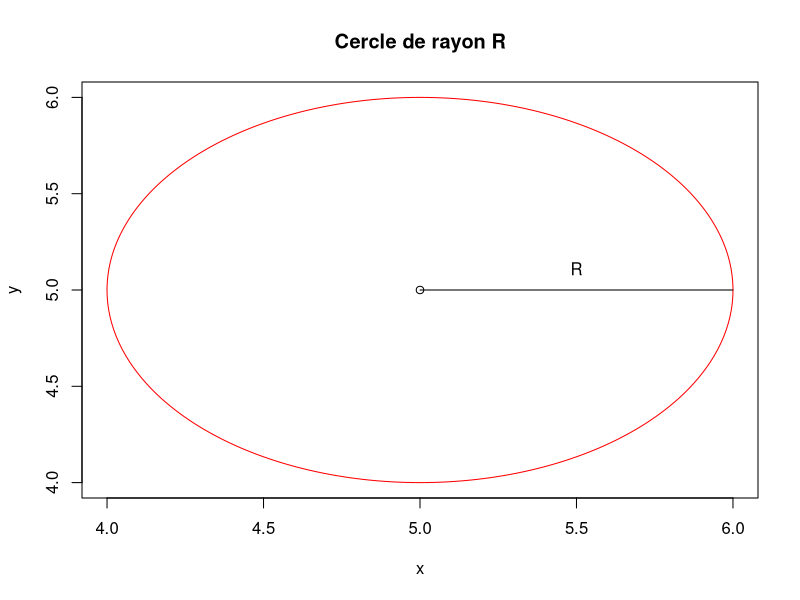

Write the R code that produced this figure.
Cirle=function(vect_Orig, R, Nb_point){
  
    points = (0:Nb_point)*2*pi/Nb_point
    x = vect_Orig[1] + R*cos(points)
    y = vect_Orig[2] + R*sin(points)
    
    plot(x,y,type='l', col = 'red', main = "Cercle de rayon R")
    points(vect_Orig[1], vect_Orig[2], type='p', col="black", lwd = 1)
    segments(vect_Orig[1], vect_Orig[2], vect_Orig[1] + R, vect_Orig[2], 
             col = 'black')
    text(x = vect_Orig[1] + R/2, y = vect_Orig[2] + R*0.11, "R", lwd = 1)
    
}
Cirle(c(5,5),1,10000)
